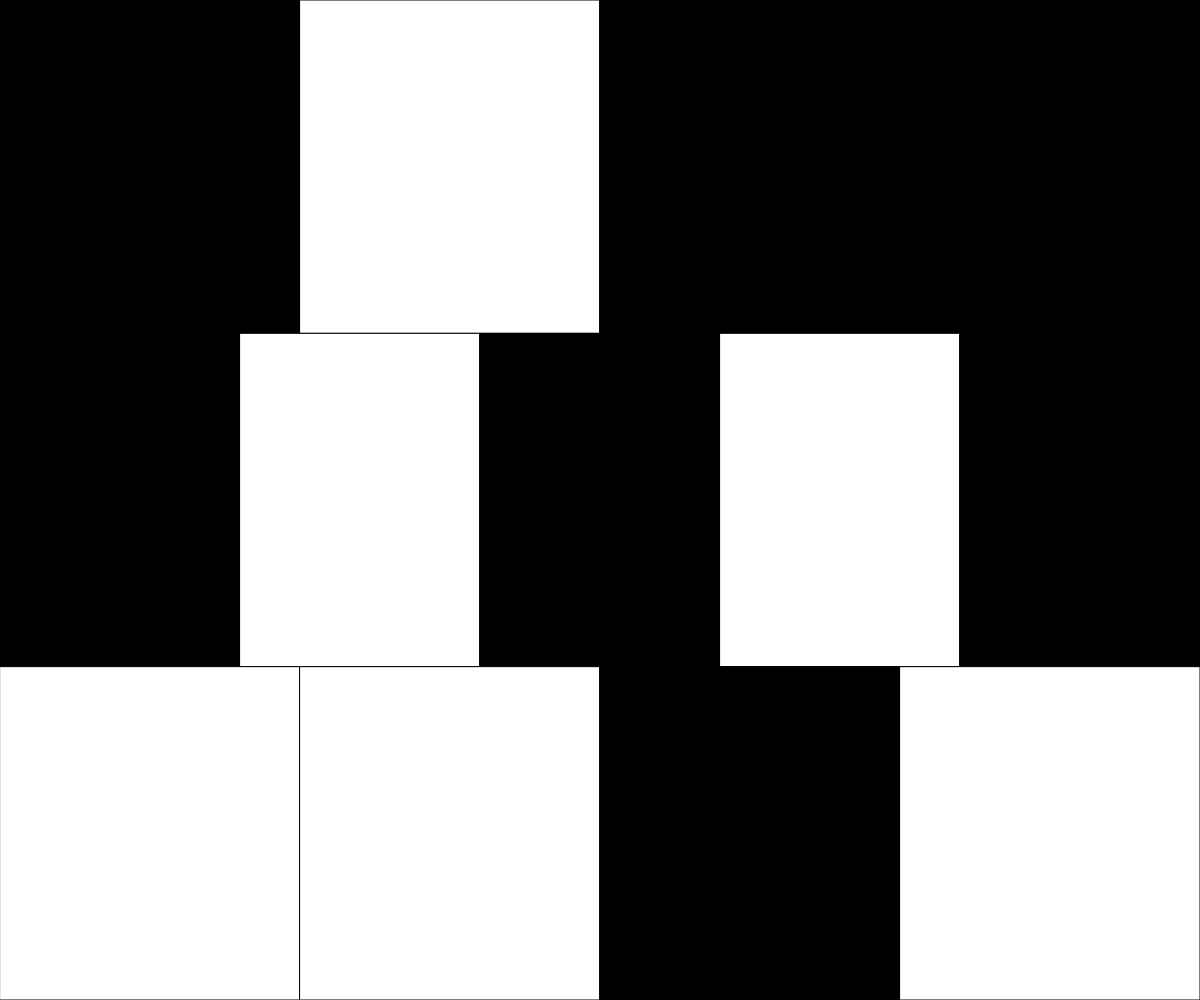
Frame 1 (no input)
Frame 60 (no input): identical to frame 1, image omitted
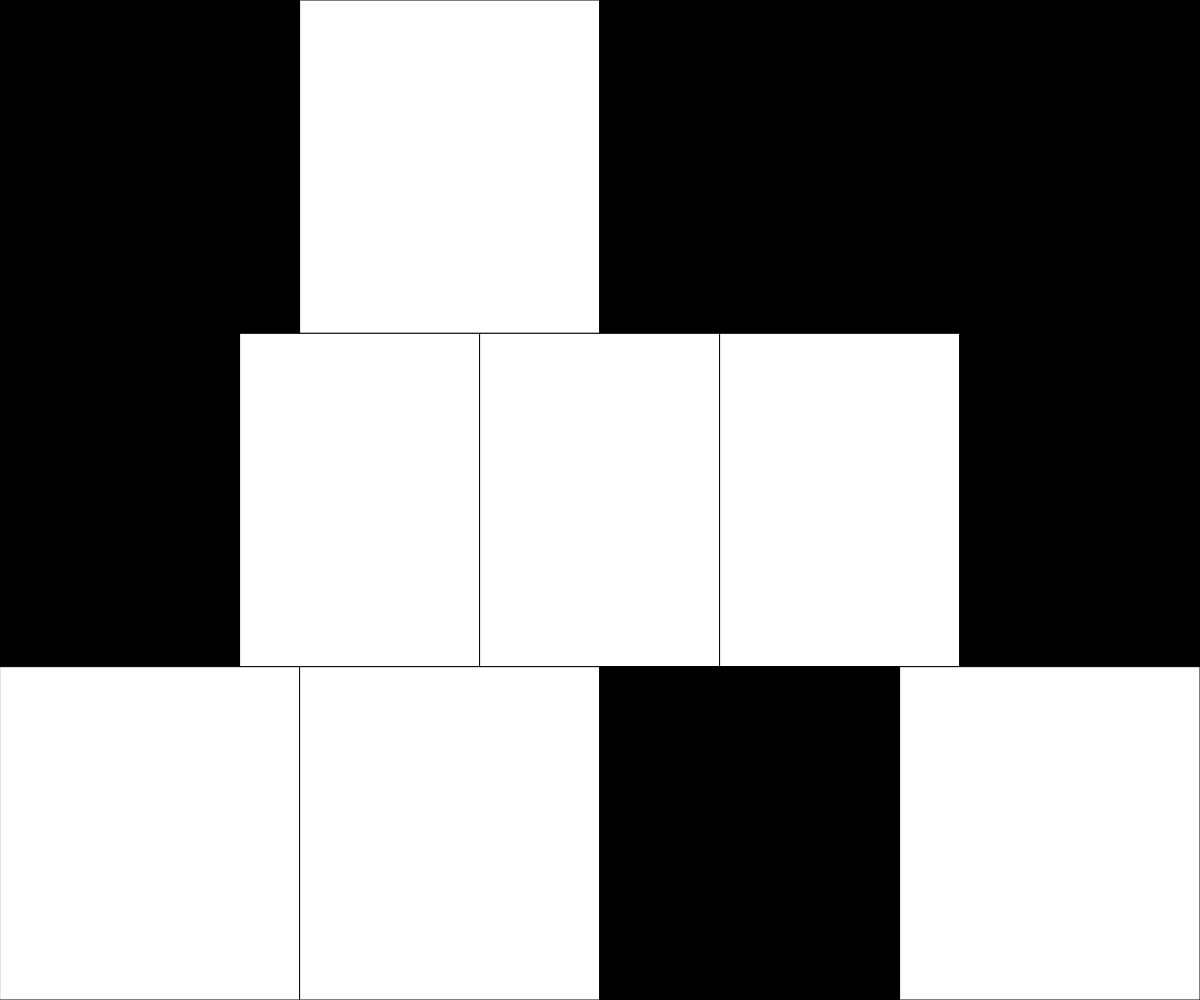
Frame 120 (the mouse pressed at the canvas centre since frame 60)

The p5.js sketch that drew these frames (run headless with seeded random() and noise() and a simulated clock; from frame 60 on, the mouse is pressed at the canvas centre):

// p5.js sketch
// ── sketch.js
// Basic Grid Demo
// Alonso Bastidas
// Oct 25, 2022
//
// Extra for Experts:
// - describe what you did to take this project "above and beyond"

let grid = [[1,0,1,1], [1,0,1,0,1], [0,0,1,0]];


function setup() {
  createCanvas(windowWidth, windowHeight);
}

function draw() {
  background(220);
  displayGrid(grid);
}

function displayGrid(grid){
  let cellHeight = height / grid.length;
  for ( let y = 0; y < grid.length; y++){
    let cellWidth = width / grid[y].length;
    for ( let x = 0; x < grid[y].length; x++){
      if (grid[y][x] === 0){
        fill("white");
      }
      else if(grid[y][x] === 1 ){
        fill ("black");
      }
      rect(x * cellWidth, y * cellHeight, cellWidth, cellHeight);
    }
  }
}

function mousePressed(){
  let cellHeight = height / grid.length;
  for ( let j = 0; j < grid.length; j++){
    let cellWidth = width / grid[j].length;
    let x = Math.floor(mouseX /cellWidth);
    let y = Math.floor(mouseY /cellHeight);

    if(grid[y][x] === 0){
      grid[y][x] = 1;
    }
    else if(grid[y][x] === 1){
      grid[y][x] = 0;
    }
  }
}
